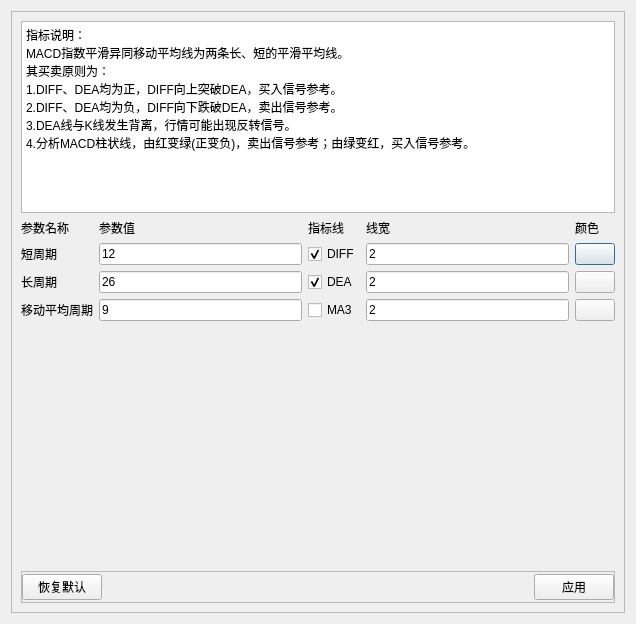
<?xml version="1.0" encoding="UTF-8"?>
<ui version="4.0">
 <class>MacdSettingDialog</class>
 <widget class="QDialog" name="MacdSettingDialog">
  <property name="geometry">
   <rect>
    <x>0</x>
    <y>0</y>
    <width>636</width>
    <height>624</height>
   </rect>
  </property>
  <property name="windowTitle">
   <string>指标设置</string>
  </property>
  <layout class="QVBoxLayout" name="verticalLayout_2">
   <item>
    <widget class="QFrame" name="frame_center">
     <property name="frameShape">
      <enum>QFrame::StyledPanel</enum>
     </property>
     <property name="frameShadow">
      <enum>QFrame::Raised</enum>
     </property>
     <layout class="QVBoxLayout" name="verticalLayout">
      <item>
       <widget class="QPlainTextEdit" name="plainTextEdit">
        <property name="sizePolicy">
         <sizepolicy hsizetype="Expanding" vsizetype="Preferred">
          <horstretch>0</horstretch>
          <verstretch>0</verstretch>
         </sizepolicy>
        </property>
        <property name="readOnly">
         <bool>true</bool>
        </property>
        <property name="plainText">
         <string>指标说明：
MACD指数平滑异同移动平均线为两条长、短的平滑平均线。
其买卖原则为：
1.DIFF、DEA均为正，DIFF向上突破DEA，买入信号参考。
2.DIFF、DEA均为负，DIFF向下跌破DEA，卖出信号参考。
3.DEA线与K线发生背离，行情可能出现反转信号。
4.分析MACD柱状线，由红变绿(正变负)，卖出信号参考；由绿变红，买入信号参考。</string>
        </property>
       </widget>
      </item>
      <item>
       <layout class="QGridLayout" name="gridLayout">
        <item row="0" column="0">
         <widget class="QLabel" name="label_title_para_name">
          <property name="text">
           <string>参数名称</string>
          </property>
         </widget>
        </item>
        <item row="0" column="1">
         <widget class="QLabel" name="label_title_para_value">
          <property name="text">
           <string>参数值</string>
          </property>
         </widget>
        </item>
        <item row="0" column="2">
         <widget class="QLabel" name="label_title_indicators">
          <property name="sizePolicy">
           <sizepolicy hsizetype="Preferred" vsizetype="Preferred">
            <horstretch>0</horstretch>
            <verstretch>0</verstretch>
           </sizepolicy>
          </property>
          <property name="text">
           <string>指标线</string>
          </property>
         </widget>
        </item>
        <item row="0" column="3">
         <widget class="QLabel" name="label_title_line_width">
          <property name="text">
           <string>线宽</string>
          </property>
         </widget>
        </item>
        <item row="0" column="4">
         <widget class="QLabel" name="label_title_line_color">
          <property name="text">
           <string>颜色</string>
          </property>
         </widget>
        </item>
        <item row="1" column="0">
         <widget class="QLabel" name="label_title_ma_period">
          <property name="text">
           <string>短周期</string>
          </property>
         </widget>
        </item>
        <item row="1" column="1">
         <widget class="QLineEdit" name="lineEdit_ma_period">
          <property name="text">
           <string>12</string>
          </property>
         </widget>
        </item>
        <item row="1" column="2">
         <widget class="QCheckBox" name="checkBox_ma">
          <property name="text">
           <string>DIFF</string>
          </property>
          <property name="checked">
           <bool>true</bool>
          </property>
         </widget>
        </item>
        <item row="1" column="3">
         <widget class="QLineEdit" name="lineEdit_line_width">
          <property name="text">
           <string>2</string>
          </property>
         </widget>
        </item>
        <item row="1" column="4">
         <widget class="QPushButton" name="btn_color">
          <property name="text">
           <string/>
          </property>
         </widget>
        </item>
        <item row="2" column="0">
         <widget class="QLabel" name="label_title_ma_period_1">
          <property name="text">
           <string>长周期</string>
          </property>
         </widget>
        </item>
        <item row="2" column="1">
         <widget class="QLineEdit" name="lineEdit_ma_period_1">
          <property name="text">
           <string>26</string>
          </property>
         </widget>
        </item>
        <item row="2" column="2">
         <widget class="QCheckBox" name="checkBox_ma_1">
          <property name="text">
           <string>DEA</string>
          </property>
          <property name="checked">
           <bool>true</bool>
          </property>
         </widget>
        </item>
        <item row="2" column="3">
         <widget class="QLineEdit" name="lineEdit_line_width_1">
          <property name="text">
           <string>2</string>
          </property>
         </widget>
        </item>
        <item row="2" column="4">
         <widget class="QPushButton" name="btn_color_1">
          <property name="text">
           <string/>
          </property>
         </widget>
        </item>
        <item row="3" column="0">
         <widget class="QLabel" name="label_title_ma_period_2">
          <property name="text">
           <string>移动平均周期</string>
          </property>
         </widget>
        </item>
        <item row="3" column="1">
         <widget class="QLineEdit" name="lineEdit_ma_period_2">
          <property name="text">
           <string>9</string>
          </property>
         </widget>
        </item>
        <item row="3" column="2">
         <widget class="QCheckBox" name="checkBox_ma_2">
          <property name="text">
           <string>MA3</string>
          </property>
         </widget>
        </item>
        <item row="3" column="3">
         <widget class="QLineEdit" name="lineEdit_line_width_2">
          <property name="text">
           <string>2</string>
          </property>
         </widget>
        </item>
        <item row="3" column="4">
         <widget class="QPushButton" name="btn_color_2">
          <property name="text">
           <string/>
          </property>
         </widget>
        </item>
       </layout>
      </item>
      <item>
       <spacer name="verticalSpacer">
        <property name="orientation">
         <enum>Qt::Vertical</enum>
        </property>
        <property name="sizeHint" stdset="0">
         <size>
          <width>20</width>
          <height>40</height>
         </size>
        </property>
       </spacer>
      </item>
      <item>
       <widget class="QFrame" name="frame_title_bottom">
        <property name="minimumSize">
         <size>
          <width>0</width>
          <height>32</height>
         </size>
        </property>
        <property name="maximumSize">
         <size>
          <width>16777215</width>
          <height>32</height>
         </size>
        </property>
        <property name="frameShape">
         <enum>QFrame::StyledPanel</enum>
        </property>
        <property name="frameShadow">
         <enum>QFrame::Raised</enum>
        </property>
        <layout class="QHBoxLayout" name="horizontalLayout_2">
         <property name="leftMargin">
          <number>0</number>
         </property>
         <property name="topMargin">
          <number>0</number>
         </property>
         <property name="rightMargin">
          <number>0</number>
         </property>
         <property name="bottomMargin">
          <number>0</number>
         </property>
         <item>
          <widget class="QPushButton" name="btn_reset">
           <property name="text">
            <string>恢复默认</string>
           </property>
          </widget>
         </item>
         <item>
          <spacer name="horizontalSpacer_2">
           <property name="orientation">
            <enum>Qt::Horizontal</enum>
           </property>
           <property name="sizeHint" stdset="0">
            <size>
             <width>40</width>
             <height>20</height>
            </size>
           </property>
          </spacer>
         </item>
         <item>
          <widget class="QPushButton" name="btn_apply">
           <property name="text">
            <string>应用</string>
           </property>
          </widget>
         </item>
        </layout>
       </widget>
      </item>
     </layout>
    </widget>
   </item>
  </layout>
 </widget>
 <resources/>
 <connections/>
</ui>
